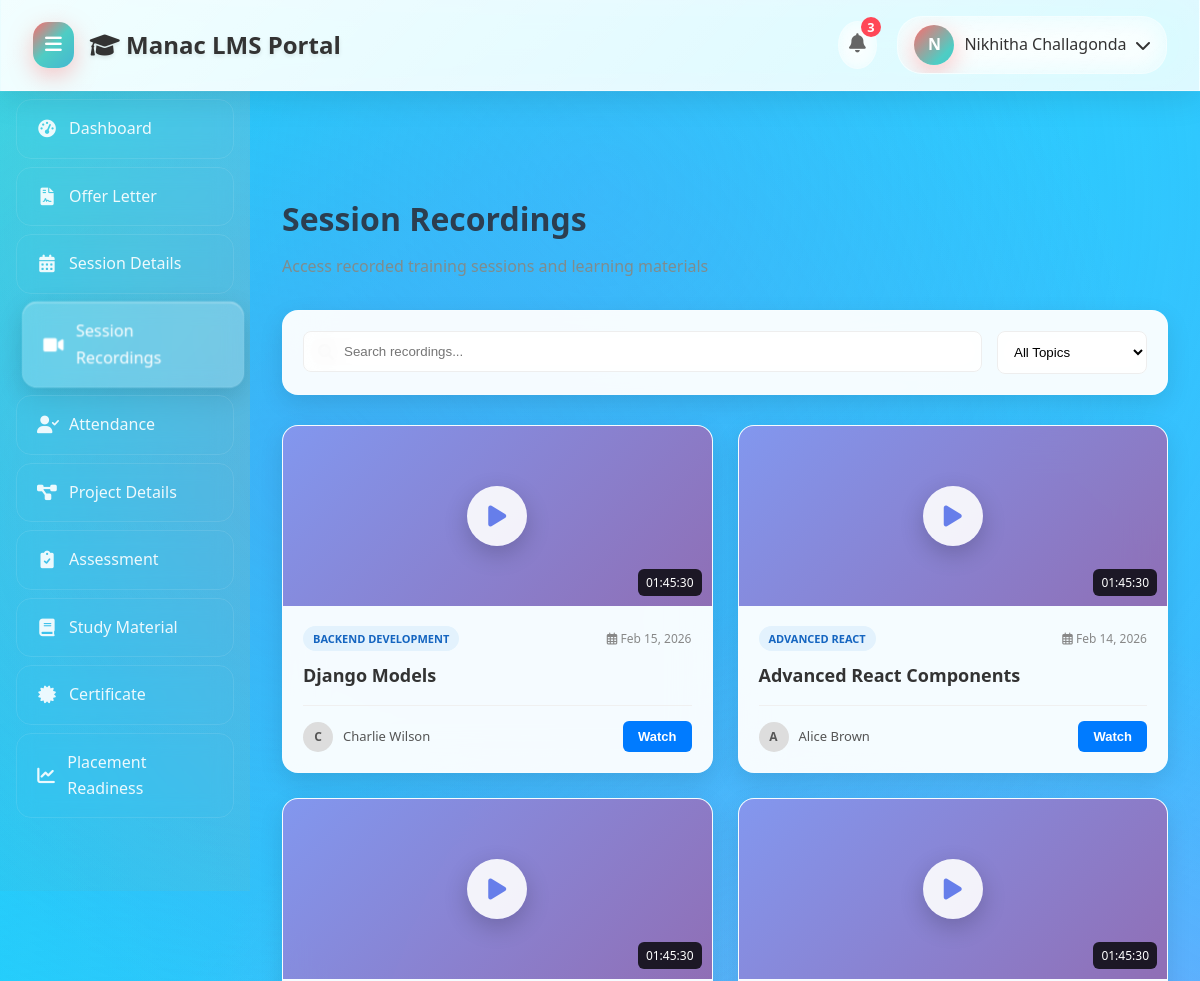
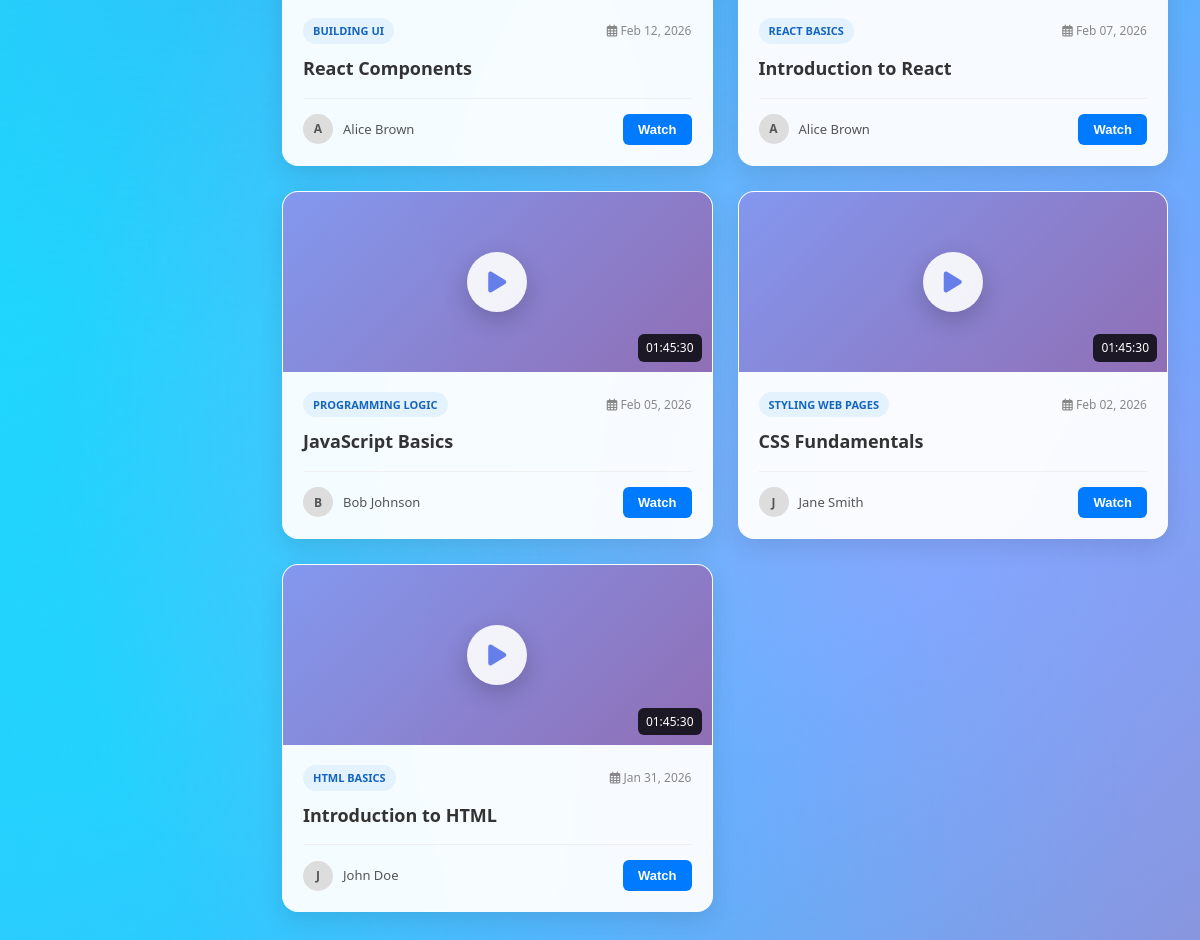
Page /session-recordings/ (signed in) on the committed database (2 pictures, top to bottom).
### lms/models.py (models this page shows, shortened)
class Session(models.Model):
    title = models.CharField(max_length=200)
    topic = models.CharField(max_length=200)
    mentor = models.CharField(max_length=100)
    date = models.DateField()
    start_time = models.TimeField()
    end_time = models.TimeField()
    description = models.TextField(blank=True)
    recording_url = models.URLField(blank=True)
    is_completed = models.BooleanField(default=False)
    created_at = models.DateTimeField(default=timezone.now)
    class Meta:
        ordering = ['-date', '-start_time']

### lms/views.py (the view)
# urls.py: path('session-recordings/', views.session_recordings, name='session_recordings'),
@login_required
def session_recordings(request):
    recordings = Session.objects.filter(recording_url__isnull=False).order_by('-date')
    context = {'recordings': recordings}
    return render(request, 'lms/session_recordings.html', context)

### lms/templates/lms/session_recordings.html (shortened to what this page needs)
<!DOCTYPE html>
<html lang="en">
<head>
    <link rel="stylesheet" href="https://cdnjs.cloudflare.com/ajax/libs/font-awesome/6.0.0/css/all.min.css">
</head>
<body>
    <div class="header">
        <div class="header-left">
            <button class="menu-toggle" id="menu-toggle">
                <i class="fas fa-bars"></i>
            </button>
            <h2><i class="fas fa-graduation-cap"></i> Manac LMS Portal</h2>
        </div>
        <div class="header-right">
            <div class="notification-icon" id="notification-icon">
                <i class="fas fa-bell"></i>
                <span class="notification-badge">3</span>
            </div>
            <div class="profile-section" id="profile-section">
                <div class="profile-avatar">{{ user.get_full_name|slice:":1"|upper|default:user.username|slice:":1"|upper }}</div>
                <span>{{ user.get_full_name|default:user.username }}</span>
                <i class="fas fa-chevron-down"></i>
            </div>
        </div>
    </div>
    <div class="container">
        <div class="sidebar">
            <ul>
                <li data-tooltip="Dashboard"><a href="{% url 'lms:dashboard' %}"><i class="fas fa-tachometer-alt"></i> <span>Dashboard</span></a></li>
                <li data-tooltip="Offer Letter"><a href="{% url 'lms:offer_letter' %}"><i class="fas fa-file-contract"></i> <span>Offer Letter</span></a></li>
                <li data-tooltip="Session Details"><a href="{% url 'lms:session_details' %}"><i class="fas fa-calendar-alt"></i> <span>Session Details</span></a></li>
                <li data-tooltip="Session Recordings"><a href="{% url 'lms:session_recordings' %}" class="active"><i class="fas fa-video"></i> <span>Session Recordings</span></a></li>
                <li data-tooltip="Attendance"><a href="{% url 'lms:attendance' %}"><i class="fas fa-user-check"></i> <span>Attendance</span></a></li>
                <li data-tooltip="Project Details"><a href="{% url 'lms:project_details' %}"><i class="fas fa-project-diagram"></i> <span>Project Details</span></a></li>
                <li data-tooltip="Assessment"><a href="{% url 'lms:assessment' %}"><i class="fas fa-clipboard-check"></i> <span>Assessment</span></a></li>
                <li data-tooltip="Study Material"><a href="{% url 'lms:study_material' %}"><i class="fas fa-book"></i> <span>Study Material</span></a></li>
                <li data-tooltip="Certificate"><a href="{% url 'lms:certificate' %}"><i class="fas fa-certificate"></i> <span>Certificate</span></a></li>
                <li data-tooltip="Placement Readiness"><a href="{% url 'lms:placement_readiness' %}"><i class="fas fa-chart-line"></i> <span>Placement Readiness</span></a></li>
            </ul>
        </div>
        <div class="main-content" id="main-content">
            <div class="content-header">
                <h2>Session Recordings</h2>
                <p style="color: #7f8c8d;">Access recorded training sessions and learning materials</p>
            </div>
            <div class="search-filter">
                <div class="search-input">
                    <i class="fas fa-search"></i>
                    <input type="text" placeholder="Search recordings..." id="search-input">
                </div>
                <select class="filter-select" id="topic-filter">
                    <option value="">All Topics</option>
                </select>
            </div>
            <div class="recording-grid" id="recordings-container">
                {% for recording in recordings %}
                <div class="recording-card" data-topic="{{ recording.topic|lower }}">
                    <div class="recording-thumbnail" onclick="watchRecording('{{ recording.recording_url }}')">
                        <div class="play-button" onclick="watchRecording('{{ recording.recording_url }}')">
                            <i class="fas fa-play"></i>
                        </div>
                        <div class="recording-duration">01:45:30</div>
                    </div>
                    <div class="recording-content">
                        <div class="recording-meta">
                            <span class="recording-tag">{{ recording.topic|upper }}</span>
                            <span class="recording-date"><i class="far fa-calendar-alt"></i> {{ recording.date|date:"M d, Y" }}</span>
                        </div>
                        <h3 class="recording-title">{{ recording.title }}</h3>
                        <div class="recording-footer">
                            <div class="recording-author">
                                <div class="author-avatar">{{ recording.mentor|slice:":1"|upper }}</div>
                                <span class="author-name">{{ recording.mentor }}</span>
                            </div>
                            <button class="watch-button" onclick="watchRecording('{{ recording.recording_url }}')">Watch</button>
                        </div>
                    </div>
                </div>
                {% empty %}
                <div style="grid-column: 1 / -1; text-align: center; padding: 60px; color: #666;">
                    <i class="fas fa-video-slash" style="font-size: 64px; color: #ddd; margin-bottom: 20px;"></i>
                    <h3>No Recordings Available</h3>
                    <p>Session recordings will be available after the sessions are completed.</p>
                </div>
                {% endfor %}
            </div>
        </div>
    </div>
</body>
</html>

### rows in the picture
Session: topic "BACKEND DEVELOPMENT", date "Feb 15, 2026", title "Django Models", mentor "C", mentor "Charlie Wilson"
Session: topic "ADVANCED REACT", date "Feb 14, 2026", title "Advanced React Components", mentor "A", mentor "Alice Brown"
Session: topic "BUILDING UI", date "Feb 12, 2026", title "React Components", mentor "A", mentor "Alice Brown"
Session: topic "REACT BASICS", date "Feb 07, 2026", title "Introduction to React", mentor "A", mentor "Alice Brown"
Session: topic "PROGRAMMING LOGIC", date "Feb 05, 2026", title "JavaScript Basics", mentor "B", mentor "Bob Johnson"
Session: topic "STYLING WEB PAGES", date "Feb 02, 2026", title "CSS Fundamentals", mentor "J", mentor "Jane Smith"
Session: topic "HTML BASICS", date "Jan 31, 2026", title "Introduction to HTML", mentor "J", mentor "John Doe"

### other values in the picture
{{ user.get_full_name|default:user.username }} "Nikhitha Challagonda"
